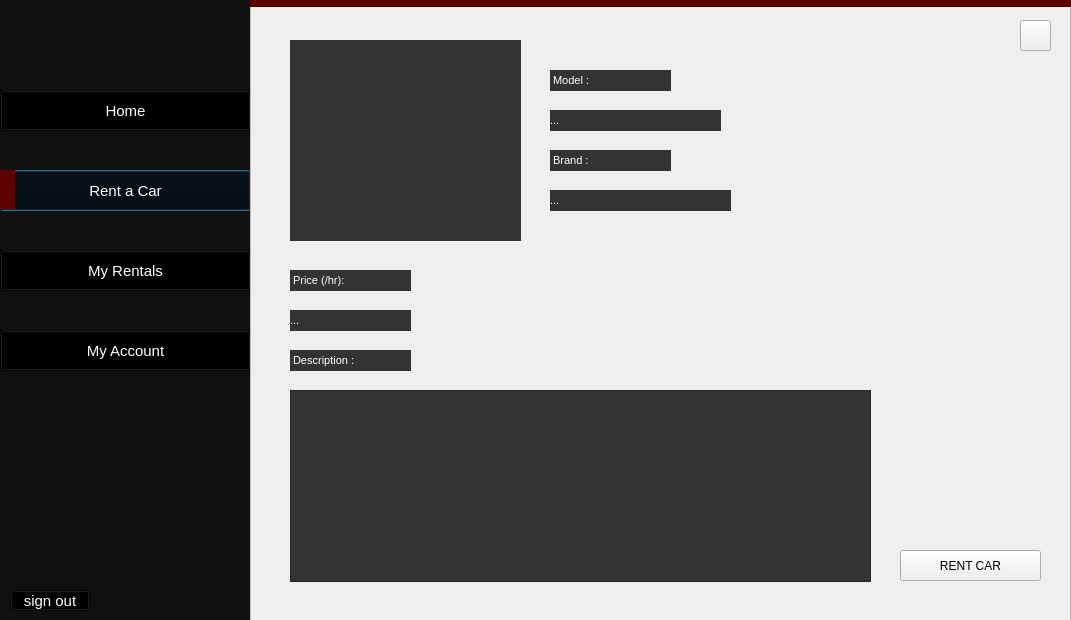
<?xml version="1.0" encoding="UTF-8"?>
<ui version="4.0">
 <class>Central_SelectedCar</class>
 <widget class="QDialog" name="Central_SelectedCar">
  <property name="geometry">
   <rect>
    <x>0</x>
    <y>0</y>
    <width>1071</width>
    <height>620</height>
   </rect>
  </property>
  <property name="windowTitle">
   <string>View car</string>
  </property>
  <property name="windowIcon">
   <iconset resource="Resources.qrc">
    <normaloff>:/res/data/images/Loko.png</normaloff>:/res/data/images/Loko.png</iconset>
  </property>
  <property name="styleSheet">
   <string notr="true"/>
  </property>
  <widget class="QFrame" name="frame">
   <property name="geometry">
    <rect>
     <x>0</x>
     <y>0</y>
     <width>251</width>
     <height>621</height>
    </rect>
   </property>
   <property name="styleSheet">
    <string notr="true">QFrame#frame
{
background:#111;
}

QPushButton
{
        font-size:15px;
        background:transparent;
        color:#ffffff;
}

QPushButton#HomeButton:hover, QPushButton#RentCar:hover,  QPushButton#MyRentals:hover, QPushButton#MyAccount:hover,QPushButton#signout:hover
{
        font-size:15px;
        background:#222;
        color:#ffffff;
        border-radius:50px;
}

QToolButton
{

}</string>
   </property>
   <property name="frameShape">
    <enum>QFrame::StyledPanel</enum>
   </property>
   <property name="frameShadow">
    <enum>QFrame::Raised</enum>
   </property>
   <widget class="QLabel" name="label">
    <property name="geometry">
     <rect>
      <x>0</x>
      <y>170</y>
      <width>15</width>
      <height>39</height>
     </rect>
    </property>
    <property name="styleSheet">
     <string notr="true">background:#5F0000;</string>
    </property>
    <property name="text">
     <string/>
    </property>
   </widget>
   <widget class="QPushButton" name="RentCar">
    <property name="geometry">
     <rect>
      <x>0</x>
      <y>170</y>
      <width>251</width>
      <height>41</height>
     </rect>
    </property>
    <property name="text">
     <string>Rent a Car</string>
    </property>
   </widget>
   <widget class="QPushButton" name="MyRentals">
    <property name="geometry">
     <rect>
      <x>0</x>
      <y>250</y>
      <width>251</width>
      <height>41</height>
     </rect>
    </property>
    <property name="text">
     <string>My Rentals</string>
    </property>
   </widget>
   <widget class="QLabel" name="label_3">
    <property name="geometry">
     <rect>
      <x>20</x>
      <y>90</y>
      <width>35</width>
      <height>35</height>
     </rect>
    </property>
    <property name="text">
     <string/>
    </property>
   </widget>
   <widget class="QPushButton" name="HomeButton">
    <property name="geometry">
     <rect>
      <x>0</x>
      <y>90</y>
      <width>251</width>
      <height>41</height>
     </rect>
    </property>
    <property name="text">
     <string>Home</string>
    </property>
   </widget>
   <widget class="QPushButton" name="MyAccount">
    <property name="geometry">
     <rect>
      <x>0</x>
      <y>330</y>
      <width>251</width>
      <height>41</height>
     </rect>
    </property>
    <property name="text">
     <string>My Account</string>
    </property>
   </widget>
   <widget class="QLabel" name="label_5">
    <property name="geometry">
     <rect>
      <x>20</x>
      <y>170</y>
      <width>35</width>
      <height>35</height>
     </rect>
    </property>
    <property name="text">
     <string/>
    </property>
   </widget>
   <widget class="QLabel" name="label_6">
    <property name="geometry">
     <rect>
      <x>20</x>
      <y>250</y>
      <width>35</width>
      <height>35</height>
     </rect>
    </property>
    <property name="text">
     <string/>
    </property>
   </widget>
   <widget class="QLabel" name="label_7">
    <property name="geometry">
     <rect>
      <x>20</x>
      <y>330</y>
      <width>35</width>
      <height>35</height>
     </rect>
    </property>
    <property name="text">
     <string/>
    </property>
   </widget>
   <widget class="QPushButton" name="signout">
    <property name="geometry">
     <rect>
      <x>10</x>
      <y>590</y>
      <width>80</width>
      <height>21</height>
     </rect>
    </property>
    <property name="text">
     <string>sign out</string>
    </property>
   </widget>
   <zorder>RentCar</zorder>
   <zorder>MyRentals</zorder>
   <zorder>HomeButton</zorder>
   <zorder>label_3</zorder>
   <zorder>MyAccount</zorder>
   <zorder>label_5</zorder>
   <zorder>label_6</zorder>
   <zorder>label_7</zorder>
   <zorder>label</zorder>
   <zorder>signout</zorder>
  </widget>
  <widget class="QFrame" name="frame_2">
   <property name="geometry">
    <rect>
     <x>250</x>
     <y>0</y>
     <width>821</width>
     <height>621</height>
    </rect>
   </property>
   <property name="styleSheet">
    <string notr="true">QLabel#CarName, QLabel#CarNmae2, QLabel#CarBrand,  QLabel#CarBrand_2, QLabel#CarPrice, QLabel#CarPrice_2, QLabel#CarDesript
{
        color:white;
        font-size:11px;
        background-color:#333;
        border-radius:11px;
}

QTextBrowser#textBrowserDes
{
        background-color:#333;
        font-size:12px;
}
</string>
   </property>
   <property name="frameShape">
    <enum>QFrame::StyledPanel</enum>
   </property>
   <property name="frameShadow">
    <enum>QFrame::Raised</enum>
   </property>
   <widget class="QLabel" name="label_2">
    <property name="geometry">
     <rect>
      <x>-20</x>
      <y>0</y>
      <width>841</width>
      <height>7</height>
     </rect>
    </property>
    <property name="styleSheet">
     <string notr="true">background:#5F0000;</string>
    </property>
    <property name="text">
     <string/>
    </property>
   </widget>
   <widget class="QPushButton" name="pushButton_4">
    <property name="geometry">
     <rect>
      <x>770</x>
      <y>20</y>
      <width>31</width>
      <height>31</height>
     </rect>
    </property>
    <property name="styleSheet">
     <string notr="true">
QPushButton
{
        border-image:url(L:/UNI/Projects/Project one/Grind/Project/QT/data/icons/cancel.png);

}

QPushButton:hover
{
        background:#5F0000;
        border-radius:15px;
}
</string>
    </property>
    <property name="text">
     <string/>
    </property>
   </widget>
   <widget class="QLabel" name="label_4">
    <property name="geometry">
     <rect>
      <x>-20</x>
      <y>-47</y>
      <width>261</width>
      <height>241</height>
     </rect>
    </property>
    <property name="text">
     <string/>
    </property>
   </widget>
   <widget class="QLabel" name="CarIm">
    <property name="geometry">
     <rect>
      <x>40</x>
      <y>40</y>
      <width>231</width>
      <height>201</height>
     </rect>
    </property>
    <property name="styleSheet">
     <string notr="true">background-color:#333;</string>
    </property>
    <property name="text">
     <string/>
    </property>
   </widget>
   <widget class="QLabel" name="CarName">
    <property name="geometry">
     <rect>
      <x>300</x>
      <y>70</y>
      <width>121</width>
      <height>21</height>
     </rect>
    </property>
    <property name="text">
     <string> Model :</string>
    </property>
   </widget>
   <widget class="QLabel" name="CarNmae2">
    <property name="geometry">
     <rect>
      <x>300</x>
      <y>110</y>
      <width>171</width>
      <height>21</height>
     </rect>
    </property>
    <property name="text">
     <string>...</string>
    </property>
   </widget>
   <widget class="QLabel" name="CarBrand">
    <property name="geometry">
     <rect>
      <x>300</x>
      <y>150</y>
      <width>121</width>
      <height>21</height>
     </rect>
    </property>
    <property name="text">
     <string> Brand :</string>
    </property>
   </widget>
   <widget class="QLabel" name="CarBrand_2">
    <property name="geometry">
     <rect>
      <x>300</x>
      <y>190</y>
      <width>181</width>
      <height>21</height>
     </rect>
    </property>
    <property name="text">
     <string>...</string>
    </property>
   </widget>
   <widget class="QLabel" name="CarPrice">
    <property name="geometry">
     <rect>
      <x>40</x>
      <y>270</y>
      <width>121</width>
      <height>21</height>
     </rect>
    </property>
    <property name="text">
     <string> Price (/hr):</string>
    </property>
   </widget>
   <widget class="QLabel" name="CarPrice_2">
    <property name="geometry">
     <rect>
      <x>40</x>
      <y>310</y>
      <width>121</width>
      <height>21</height>
     </rect>
    </property>
    <property name="text">
     <string>...</string>
    </property>
   </widget>
   <widget class="QTextBrowser" name="textBrowserDes">
    <property name="geometry">
     <rect>
      <x>40</x>
      <y>390</y>
      <width>581</width>
      <height>192</height>
     </rect>
    </property>
   </widget>
   <widget class="QLabel" name="CarDesript">
    <property name="geometry">
     <rect>
      <x>40</x>
      <y>350</y>
      <width>121</width>
      <height>21</height>
     </rect>
    </property>
    <property name="text">
     <string> Description :</string>
    </property>
   </widget>
   <widget class="QPushButton" name="pushButton">
    <property name="geometry">
     <rect>
      <x>650</x>
      <y>550</y>
      <width>141</width>
      <height>31</height>
     </rect>
    </property>
    <property name="text">
     <string>RENT CAR</string>
    </property>
   </widget>
  </widget>
 </widget>
 <resources>
  <include location="Resources.qrc"/>
 </resources>
 <connections/>
</ui>
